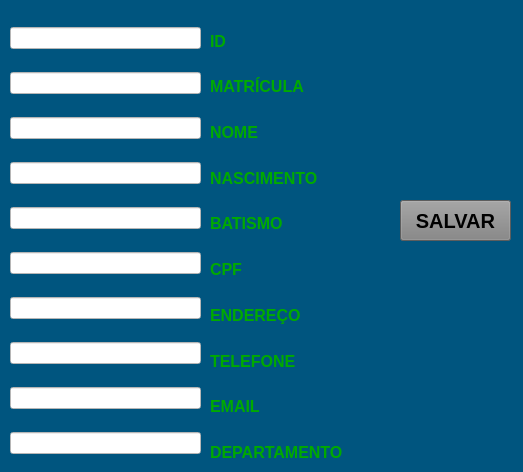
<?xml version="1.0" encoding="UTF-8"?>
<ui version="4.0">
 <class>MainWindow</class>
 <widget class="QMainWindow" name="MainWindow">
  <property name="geometry">
   <rect>
    <x>0</x>
    <y>0</y>
    <width>523</width>
    <height>472</height>
   </rect>
  </property>
  <property name="windowTitle">
   <string>MainWindow</string>
  </property>
  <property name="styleSheet">
   <string notr="true">background-color: rgb(0, 0, 127);
background-color: rgb(0, 0, 127);
background-color: rgb(0, 85, 127);</string>
  </property>
  <widget class="QWidget" name="centralwidget">
   <widget class="QPushButton" name="pushButton">
    <property name="geometry">
     <rect>
      <x>400</x>
      <y>200</y>
      <width>111</width>
      <height>41</height>
     </rect>
    </property>
    <property name="font">
     <font>
      <pointsize>15</pointsize>
      <weight>75</weight>
      <bold>true</bold>
     </font>
    </property>
    <property name="cursor">
     <cursorShape>PointingHandCursor</cursorShape>
    </property>
    <property name="styleSheet">
     <string notr="true">background-color: rgb(255, 255, 0);
background-color: rgb(130, 130, 130);</string>
    </property>
    <property name="text">
     <string>SALVAR</string>
    </property>
   </widget>
   <widget class="QWidget" name="layoutWidget">
    <property name="geometry">
     <rect>
      <x>10</x>
      <y>10</y>
      <width>191</width>
      <height>471</height>
     </rect>
    </property>
    <layout class="QVBoxLayout" name="verticalLayout_2">
     <item>
      <widget class="QLineEdit" name="lineEdit">
       <property name="styleSheet">
        <string notr="true">background-color: rgb(255, 255, 255);</string>
       </property>
      </widget>
     </item>
     <item>
      <widget class="QLineEdit" name="lineEdit_2">
       <property name="styleSheet">
        <string notr="true">background-color: rgb(255, 255, 255);</string>
       </property>
      </widget>
     </item>
     <item>
      <widget class="QLineEdit" name="lineEdit_3">
       <property name="styleSheet">
        <string notr="true">background-color: rgb(255, 255, 255);</string>
       </property>
      </widget>
     </item>
     <item>
      <widget class="QLineEdit" name="lineEdit_4">
       <property name="styleSheet">
        <string notr="true">background-color: rgb(255, 255, 255);</string>
       </property>
      </widget>
     </item>
     <item>
      <widget class="QLineEdit" name="lineEdit_5">
       <property name="styleSheet">
        <string notr="true">background-color: rgb(255, 255, 255);</string>
       </property>
      </widget>
     </item>
     <item>
      <widget class="QLineEdit" name="lineEdit_6">
       <property name="styleSheet">
        <string notr="true">background-color: rgb(255, 255, 255);</string>
       </property>
      </widget>
     </item>
     <item>
      <widget class="QLineEdit" name="lineEdit_7">
       <property name="styleSheet">
        <string notr="true">background-color: rgb(255, 255, 255);</string>
       </property>
      </widget>
     </item>
     <item>
      <widget class="QLineEdit" name="lineEdit_8">
       <property name="styleSheet">
        <string notr="true">background-color: rgb(255, 255, 255);</string>
       </property>
      </widget>
     </item>
     <item>
      <widget class="QLineEdit" name="lineEdit_9">
       <property name="styleSheet">
        <string notr="true">background-color: rgb(255, 255, 255);</string>
       </property>
      </widget>
     </item>
     <item>
      <widget class="QLineEdit" name="lineEdit_10">
       <property name="styleSheet">
        <string notr="true">background-color: rgb(255, 255, 255);</string>
       </property>
      </widget>
     </item>
    </layout>
   </widget>
   <widget class="QWidget" name="">
    <property name="geometry">
     <rect>
      <x>210</x>
      <y>21</y>
      <width>169</width>
      <height>451</height>
     </rect>
    </property>
    <layout class="QVBoxLayout" name="verticalLayout">
     <item>
      <widget class="QLabel" name="label_9">
       <property name="font">
        <font>
         <pointsize>12</pointsize>
         <weight>75</weight>
         <bold>true</bold>
        </font>
       </property>
       <property name="styleSheet">
        <string notr="true">color: rgb(0, 170, 0);</string>
       </property>
       <property name="text">
        <string>ID</string>
       </property>
      </widget>
     </item>
     <item>
      <widget class="QLabel" name="label_2">
       <property name="font">
        <font>
         <pointsize>12</pointsize>
         <weight>75</weight>
         <bold>true</bold>
        </font>
       </property>
       <property name="styleSheet">
        <string notr="true">color: rgb(0, 170, 0);</string>
       </property>
       <property name="text">
        <string>MATRÍCULA</string>
       </property>
      </widget>
     </item>
     <item>
      <widget class="QLabel" name="label_3">
       <property name="font">
        <font>
         <pointsize>12</pointsize>
         <weight>75</weight>
         <bold>true</bold>
        </font>
       </property>
       <property name="styleSheet">
        <string notr="true">color: rgb(0, 170, 0);</string>
       </property>
       <property name="text">
        <string>NOME</string>
       </property>
      </widget>
     </item>
     <item>
      <widget class="QLabel" name="label_4">
       <property name="font">
        <font>
         <pointsize>12</pointsize>
         <weight>75</weight>
         <bold>true</bold>
        </font>
       </property>
       <property name="styleSheet">
        <string notr="true">color: rgb(0, 170, 0);</string>
       </property>
       <property name="text">
        <string>NASCIMENTO</string>
       </property>
      </widget>
     </item>
     <item>
      <widget class="QLabel" name="label_5">
       <property name="font">
        <font>
         <pointsize>12</pointsize>
         <weight>75</weight>
         <bold>true</bold>
        </font>
       </property>
       <property name="styleSheet">
        <string notr="true">color: rgb(0, 170, 0);</string>
       </property>
       <property name="text">
        <string>BATISMO</string>
       </property>
      </widget>
     </item>
     <item>
      <widget class="QLabel" name="label_6">
       <property name="font">
        <font>
         <pointsize>12</pointsize>
         <weight>75</weight>
         <bold>true</bold>
        </font>
       </property>
       <property name="styleSheet">
        <string notr="true">color: rgb(0, 170, 0);</string>
       </property>
       <property name="text">
        <string>CPF</string>
       </property>
      </widget>
     </item>
     <item>
      <widget class="QLabel" name="label_7">
       <property name="font">
        <font>
         <pointsize>12</pointsize>
         <weight>75</weight>
         <bold>true</bold>
        </font>
       </property>
       <property name="styleSheet">
        <string notr="true">color: rgb(0, 170, 0);</string>
       </property>
       <property name="text">
        <string>ENDEREÇO</string>
       </property>
      </widget>
     </item>
     <item>
      <widget class="QLabel" name="label_8">
       <property name="font">
        <font>
         <pointsize>12</pointsize>
         <weight>75</weight>
         <bold>true</bold>
        </font>
       </property>
       <property name="styleSheet">
        <string notr="true">color: rgb(0, 170, 0);</string>
       </property>
       <property name="text">
        <string>TELEFONE</string>
       </property>
      </widget>
     </item>
     <item>
      <widget class="QLabel" name="label_10">
       <property name="font">
        <font>
         <pointsize>12</pointsize>
         <weight>75</weight>
         <bold>true</bold>
        </font>
       </property>
       <property name="styleSheet">
        <string notr="true">color: rgb(0, 170, 0);</string>
       </property>
       <property name="text">
        <string>EMAIL</string>
       </property>
      </widget>
     </item>
     <item>
      <widget class="QLabel" name="label_11">
       <property name="font">
        <font>
         <pointsize>12</pointsize>
         <weight>75</weight>
         <bold>true</bold>
        </font>
       </property>
       <property name="styleSheet">
        <string notr="true">color: rgb(0, 170, 0);</string>
       </property>
       <property name="text">
        <string>DEPARTAMENTO</string>
       </property>
      </widget>
     </item>
    </layout>
   </widget>
  </widget>
 </widget>
 <resources/>
 <connections/>
</ui>
